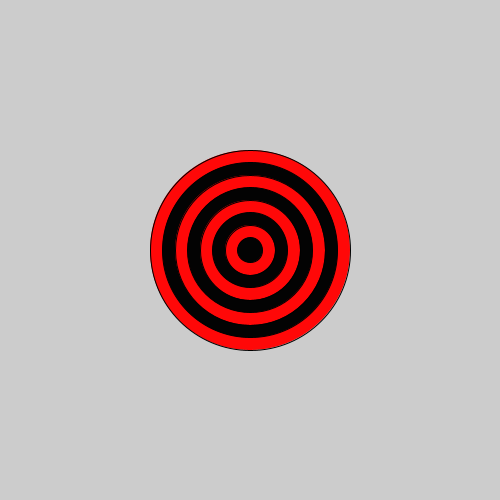
Frame 1 (no input)
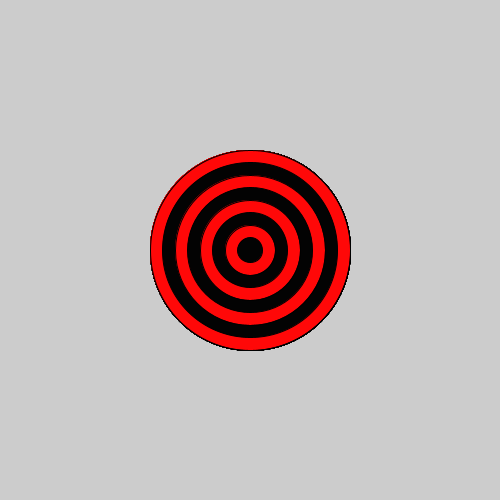
Frame 60 (the mouse pressed at the canvas centre just before this capture)
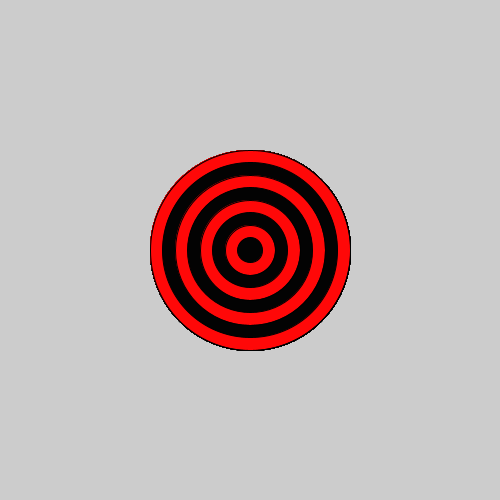
Frame 120 (the mouse held since frame 60 and released just before this capture)

The Processing sketch that drew these frames (run headless with seeded random() and noise(); from frame 60 on, the mouse is pressed at the canvas centre):

// Processing sketch: bullseye
// ── bullseye.pde

void setup() {
 size (500,500);
  // set the size of your sketch
  
}

void draw() {
  int x = 200;
  int y = 200;
  for (int i = 0; i < 8; i++) {
    if (i % 2 == 0) {
      fill(#FF0808);
    }
    else {
      fill(#030303);
    }
    ellipse(250,250, x, y);
    x = x - 25;
    y = y - 25;
  }
  //Starting with the largest ellipse, use a for loop to draw a bullseye with ellipses.
  
  //Use an if statement and modulo to alternate the color of your rings.
  
  
}
